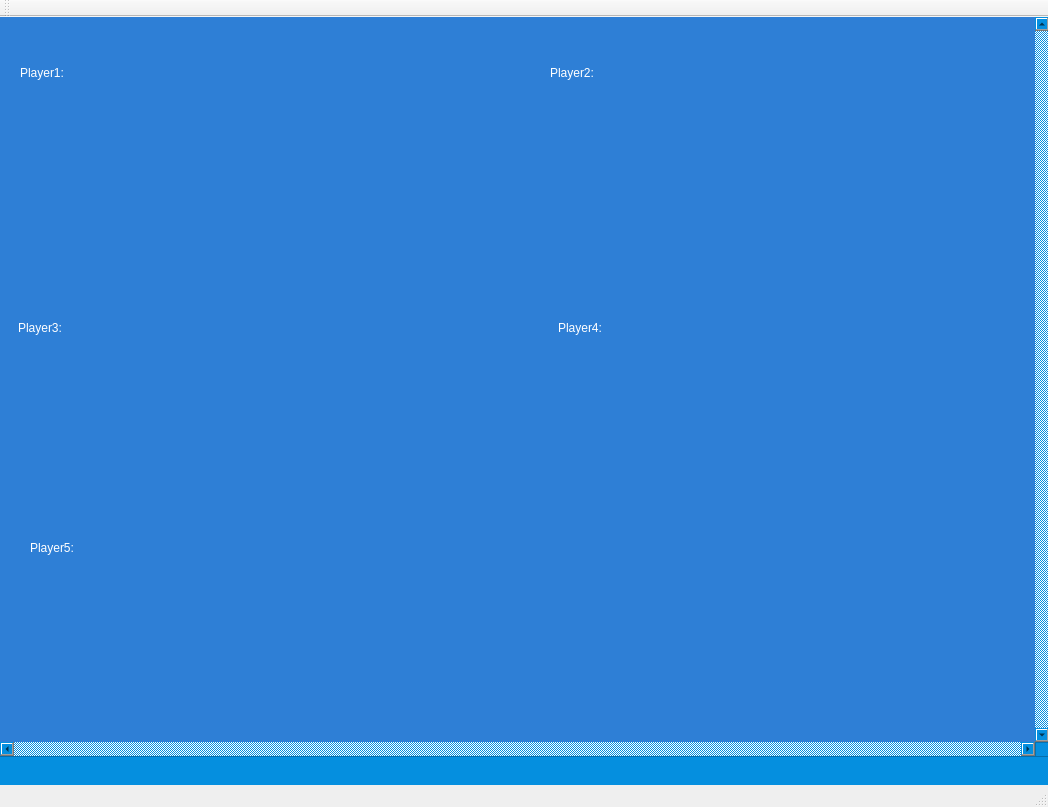
<?xml version="1.0" encoding="UTF-8"?>
<ui version="4.0">
 <class>MainWindow</class>
 <widget class="QMainWindow" name="MainWindow">
  <property name="geometry">
   <rect>
    <x>0</x>
    <y>0</y>
    <width>1048</width>
    <height>807</height>
   </rect>
  </property>
  <property name="windowTitle">
   <string>MainWindow</string>
  </property>
  <widget class="QWidget" name="centralWidget">
   <property name="styleSheet">
    <string notr="true">background-color:rgb(5, 143, 223)</string>
   </property>
   <widget class="QScrollArea" name="scrollArea">
    <property name="geometry">
     <rect>
      <x>-1</x>
      <y>-1</y>
      <width>1051</width>
      <height>741</height>
     </rect>
    </property>
    <property name="verticalScrollBarPolicy">
     <enum>Qt::ScrollBarAlwaysOn</enum>
    </property>
    <property name="horizontalScrollBarPolicy">
     <enum>Qt::ScrollBarAlwaysOn</enum>
    </property>
    <property name="widgetResizable">
     <bool>true</bool>
    </property>
    <widget class="QWidget" name="scrollAreaWidgetContents">
     <property name="geometry">
      <rect>
       <x>0</x>
       <y>0</y>
       <width>1033</width>
       <height>723</height>
      </rect>
     </property>
     <property name="styleSheet">
      <string notr="true">background:rgb(46, 127, 214)</string>
     </property>
     <widget class="QWidget" name="horizontalLayoutWidget">
      <property name="geometry">
       <rect>
        <x>20</x>
        <y>90</y>
        <width>501</width>
        <height>161</height>
       </rect>
      </property>
      <layout class="QHBoxLayout" name="player1Layout">
       <property name="spacing">
        <number>-1</number>
       </property>
      </layout>
     </widget>
     <widget class="QLabel" name="player1Name">
      <property name="geometry">
       <rect>
        <x>20</x>
        <y>40</y>
        <width>91</width>
        <height>31</height>
       </rect>
      </property>
      <property name="styleSheet">
       <string notr="true">color:rgb(255, 255, 255);font: 24pt &quot;Marker Felt&quot;;</string>
      </property>
      <property name="text">
       <string>Player1:</string>
      </property>
      <property name="scaledContents">
       <bool>false</bool>
      </property>
     </widget>
     <widget class="QLabel" name="player2Name">
      <property name="geometry">
       <rect>
        <x>550</x>
        <y>40</y>
        <width>91</width>
        <height>31</height>
       </rect>
      </property>
      <property name="styleSheet">
       <string notr="true">color:rgb(255, 255, 255);font: 24pt &quot;Marker Felt&quot;;</string>
      </property>
      <property name="text">
       <string>Player2:</string>
      </property>
     </widget>
     <widget class="QWidget" name="horizontalLayoutWidget_2">
      <property name="geometry">
       <rect>
        <x>550</x>
        <y>90</y>
        <width>481</width>
        <height>161</height>
       </rect>
      </property>
      <layout class="QHBoxLayout" name="player2Layout"/>
     </widget>
     <widget class="QLabel" name="player3Name">
      <property name="geometry">
       <rect>
        <x>18</x>
        <y>295</y>
        <width>91</width>
        <height>31</height>
       </rect>
      </property>
      <property name="styleSheet">
       <string notr="true">color:rgb(255, 255, 255);font: 24pt &quot;Marker Felt&quot;;</string>
      </property>
      <property name="text">
       <string>Player3:</string>
      </property>
     </widget>
     <widget class="QLabel" name="player4Name">
      <property name="geometry">
       <rect>
        <x>558</x>
        <y>295</y>
        <width>81</width>
        <height>31</height>
       </rect>
      </property>
      <property name="styleSheet">
       <string notr="true">color:rgb(255, 255, 255);font: 24pt &quot;Marker Felt&quot;;</string>
      </property>
      <property name="text">
       <string>Player4:</string>
      </property>
     </widget>
     <widget class="QWidget" name="horizontalLayoutWidget_3">
      <property name="geometry">
       <rect>
        <x>20</x>
        <y>340</y>
        <width>501</width>
        <height>151</height>
       </rect>
      </property>
      <layout class="QHBoxLayout" name="player3Layout"/>
     </widget>
     <widget class="QWidget" name="horizontalLayoutWidget_4">
      <property name="geometry">
       <rect>
        <x>550</x>
        <y>340</y>
        <width>481</width>
        <height>151</height>
       </rect>
      </property>
      <layout class="QHBoxLayout" name="player4Layout"/>
     </widget>
     <widget class="QWidget" name="horizontalLayoutWidget_5">
      <property name="geometry">
       <rect>
        <x>30</x>
        <y>560</y>
        <width>501</width>
        <height>161</height>
       </rect>
      </property>
      <layout class="QHBoxLayout" name="player5Layout"/>
     </widget>
     <widget class="QLabel" name="player5Name">
      <property name="geometry">
       <rect>
        <x>30</x>
        <y>515</y>
        <width>81</width>
        <height>31</height>
       </rect>
      </property>
      <property name="styleSheet">
       <string notr="true">color:rgb(255, 255, 255);font: 24pt &quot;Marker Felt&quot;;</string>
      </property>
      <property name="text">
       <string>Player5:</string>
      </property>
     </widget>
    </widget>
   </widget>
  </widget>
  <widget class="QMenuBar" name="menuBar">
   <property name="geometry">
    <rect>
     <x>0</x>
     <y>0</y>
     <width>1048</width>
     <height>22</height>
    </rect>
   </property>
  </widget>
  <widget class="QToolBar" name="mainToolBar">
   <attribute name="toolBarArea">
    <enum>TopToolBarArea</enum>
   </attribute>
   <attribute name="toolBarBreak">
    <bool>false</bool>
   </attribute>
  </widget>
  <widget class="QStatusBar" name="statusBar"/>
 </widget>
 <layoutdefault spacing="6" margin="11"/>
 <resources/>
 <connections/>
</ui>
